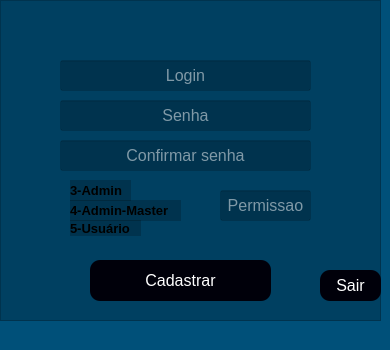
<?xml version="1.0" encoding="UTF-8"?>
<ui version="4.0">
 <class>MainWindow</class>
 <widget class="QMainWindow" name="MainWindow">
  <property name="geometry">
   <rect>
    <x>0</x>
    <y>0</y>
    <width>390</width>
    <height>350</height>
   </rect>
  </property>
  <property name="windowTitle">
   <string>MainWindow</string>
  </property>
  <property name="styleSheet">
   <string notr="true">background-color: rgb(0, 80, 121);</string>
  </property>
  <widget class="QWidget" name="centralwidget">
   <widget class="QFrame" name="frame">
    <property name="geometry">
     <rect>
      <x>0</x>
      <y>0</y>
      <width>381</width>
      <height>321</height>
     </rect>
    </property>
    <property name="styleSheet">
     <string notr="true">background-color: rgba(0,0,0,0.2)</string>
    </property>
    <property name="frameShape">
     <enum>QFrame::StyledPanel</enum>
    </property>
    <property name="frameShadow">
     <enum>QFrame::Raised</enum>
    </property>
    <widget class="QLineEdit" name="inpt_login">
     <property name="geometry">
      <rect>
       <x>60</x>
       <y>60</y>
       <width>251</width>
       <height>31</height>
      </rect>
     </property>
     <property name="styleSheet">
      <string notr="true">color:#fff; font-size: 16px;</string>
     </property>
     <property name="text">
      <string/>
     </property>
     <property name="alignment">
      <set>Qt::AlignCenter</set>
     </property>
     <property name="placeholderText">
      <string>Login</string>
     </property>
    </widget>
    <widget class="QPushButton" name="btn_cadastrar">
     <property name="geometry">
      <rect>
       <x>90</x>
       <y>260</y>
       <width>181</width>
       <height>41</height>
      </rect>
     </property>
     <property name="cursor">
      <cursorShape>PointingHandCursor</cursorShape>
     </property>
     <property name="styleSheet">
      <string notr="true">QPushButton{color: rgb(255, 255, 255); border-radius: 10px; font-size: 16px; background-color:rgb(0, 0, 10);;}

QPushButton:hover{background-color: #fff; color:black}

</string>
     </property>
     <property name="text">
      <string>Cadastrar</string>
     </property>
    </widget>
    <widget class="QLineEdit" name="inpt_c_senha">
     <property name="geometry">
      <rect>
       <x>60</x>
       <y>140</y>
       <width>251</width>
       <height>31</height>
      </rect>
     </property>
     <property name="styleSheet">
      <string notr="true">color:#fff; font-size: 16px;</string>
     </property>
     <property name="text">
      <string/>
     </property>
     <property name="echoMode">
      <enum>QLineEdit::Password</enum>
     </property>
     <property name="alignment">
      <set>Qt::AlignCenter</set>
     </property>
     <property name="placeholderText">
      <string>Confirmar senha</string>
     </property>
    </widget>
    <widget class="QLineEdit" name="inpt_senha">
     <property name="geometry">
      <rect>
       <x>60</x>
       <y>100</y>
       <width>251</width>
       <height>31</height>
      </rect>
     </property>
     <property name="styleSheet">
      <string notr="true">color:#fff; font-size: 16px;</string>
     </property>
     <property name="text">
      <string/>
     </property>
     <property name="echoMode">
      <enum>QLineEdit::Password</enum>
     </property>
     <property name="alignment">
      <set>Qt::AlignCenter</set>
     </property>
     <property name="placeholderText">
      <string>Senha</string>
     </property>
    </widget>
    <widget class="QLineEdit" name="inpt_permissao">
     <property name="geometry">
      <rect>
       <x>220</x>
       <y>190</y>
       <width>91</width>
       <height>31</height>
      </rect>
     </property>
     <property name="styleSheet">
      <string notr="true">color:#fff; font-size: 16px;</string>
     </property>
     <property name="text">
      <string/>
     </property>
     <property name="alignment">
      <set>Qt::AlignCenter</set>
     </property>
     <property name="placeholderText">
      <string>Permissao</string>
     </property>
    </widget>
    <widget class="QLabel" name="label">
     <property name="geometry">
      <rect>
       <x>70</x>
       <y>180</y>
       <width>61</width>
       <height>21</height>
      </rect>
     </property>
     <property name="font">
      <font>
       <pointsize>10</pointsize>
       <weight>75</weight>
       <bold>true</bold>
      </font>
     </property>
     <property name="text">
      <string>3-Admin</string>
     </property>
    </widget>
    <widget class="QLabel" name="label_2">
     <property name="geometry">
      <rect>
       <x>70</x>
       <y>200</y>
       <width>111</width>
       <height>21</height>
      </rect>
     </property>
     <property name="font">
      <font>
       <pointsize>10</pointsize>
       <weight>75</weight>
       <bold>true</bold>
      </font>
     </property>
     <property name="text">
      <string>4-Admin-Master</string>
     </property>
    </widget>
    <widget class="QLabel" name="label_3">
     <property name="geometry">
      <rect>
       <x>70</x>
       <y>220</y>
       <width>71</width>
       <height>16</height>
      </rect>
     </property>
     <property name="font">
      <font>
       <pointsize>10</pointsize>
       <weight>75</weight>
       <bold>true</bold>
      </font>
     </property>
     <property name="text">
      <string>5-Usuário</string>
     </property>
    </widget>
    <widget class="QPushButton" name="btn_sair">
     <property name="geometry">
      <rect>
       <x>320</x>
       <y>270</y>
       <width>61</width>
       <height>31</height>
      </rect>
     </property>
     <property name="cursor">
      <cursorShape>PointingHandCursor</cursorShape>
     </property>
     <property name="styleSheet">
      <string notr="true">QPushButton{color: rgb(255, 255, 255); border-radius: 10px; font-size: 16px; background-color:rgb(0, 0, 10);;}

QPushButton:hover{background-color: #fff; color:black}

</string>
     </property>
     <property name="text">
      <string>Sair</string>
     </property>
    </widget>
   </widget>
  </widget>
  <widget class="QMenuBar" name="menubar">
   <property name="geometry">
    <rect>
     <x>0</x>
     <y>0</y>
     <width>390</width>
     <height>21</height>
    </rect>
   </property>
  </widget>
  <widget class="QStatusBar" name="statusbar"/>
 </widget>
 <resources/>
 <connections/>
</ui>
